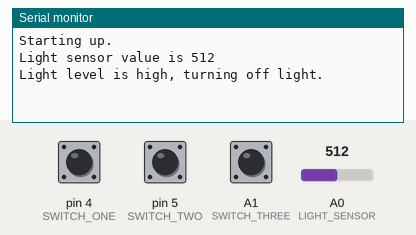
Simulated run of this sketch. Board: Arduino Uno, built with avr-gcc and run on an emulated ATmega328P. Shown: the last lines printed to the serial monitor. Inputs (shaded band) come from the test bench; at power-on: A0 (LIGHT_SENSOR) = 512, pin 4 (SWITCH_ONE) HIGH, pin 5 (SWITCH_TWO) HIGH, A1 (SWITCH_THREE) HIGH.

Above: at 1.2 s.
1.3 s: A0 (LIGHT_SENSOR) set to 105
At 2.5 s:
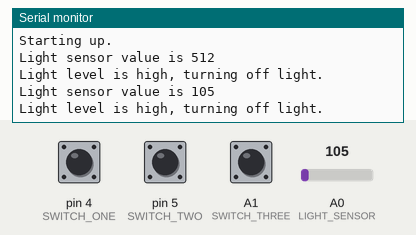
2.8 s: A0 (LIGHT_SENSOR) set to 90
At 3.9 s:
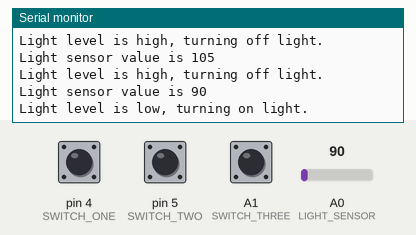
Timing chart, 0 to 5.8 s (numbered marks = the images above; inputs shaded):
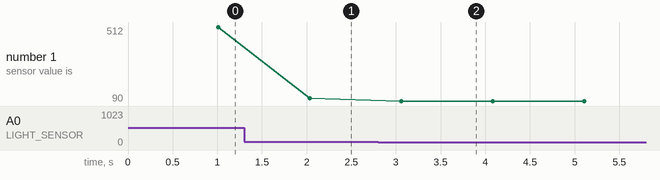

Measured:
- the behaviour switches between 100 and 99 on A0 (LIGHT_SENSOR) (found by bisection; images 1 and 2)
- after the input at 1.3 s, the serial monitor: prints a new line after 0.74 s (image 1)
- after the input at 2.8 s, the serial monitor: prints a new line after 0.26 s (image 2)
- plotted number 1: 512 → 105 after the input at 1.3 s, 105 → 90 after the input at 2.8 s

The sketch:

lightcontroller.ino
```cpp
// (licence header left out)
/* ---------------------------- Defines ---------------------------- */
#define LED_ONE      0
#define LED_TWO      1
#define LED_THREE    2
#define LED_FOUR     3
#define SWITCH_ONE   4
#define SWITCH_TWO   5
#define SWITCH_THREE A1
#define LIGHT_SENSOR A0

#define LOOP_DELAY   10
#define PRESS_LENGTH 100

#define LOW_LIGHT    100

/* ----------------------------- Enums ----------------------------- */

enum switchStates_e {
    DONE,
    PRESS,
    FINISHED
};

/* ------------------------ Local Variables ------------------------ */


static uint8_t switchStateOne   = DONE;
static uint8_t switchStateTwo   = DONE;
static uint8_t switchStateThree = DONE;


static uint8_t count2 = 0;
static uint8_t count1 = 0;

static uint8_t count3 = 0;

/* --------------------------- Functions --------------------------- */

void setup()
{
    // debugging
    Serial.begin(57600);

    // Set up inputs
    pinMode(SWITCH_ONE,INPUT_PULLUP);
    pinMode(SWITCH_TWO,INPUT_PULLUP);
    pinMode(SWITCH_THREE,INPUT_PULLUP);

    /* turn the center light on as a signal that everything is good. */
    digitalWrite(LED_TWO, HIGH);
    digitalWrite(LED_FOUR,HIGH);

    Serial.println("Starting up.");
}

void loop() {

    uint8_t pinstate1 = digitalRead(SWITCH_ONE);
    uint8_t pinstate2 = digitalRead(SWITCH_TWO);
    uint8_t pinstate3 = digitalRead(SWITCH_THREE);

    if ( !pinstate1 )
    {
        /* Button one pressed */
        if (switchStateOne == DONE )
        {
            digitalWrite(LED_ONE,!digitalRead(LED_ONE));
            switchStateOne = PRESS;
            count1 = 0;
            Serial.println("Button one pressed, light set on and state set to PRESS");
        }
        else if ( switchStateOne == PRESS )
        {
            if ( count1 < PRESS_LENGTH )
            {
                count1++;
            }
            else
            {
                switchStateOne = FINISHED;
                digitalWrite(LED_TWO, digitalRead(LED_ONE));
                digitalWrite(LED_THREE, digitalRead(LED_ONE));
                Serial.println("Button one pressed for " + String(count1) + " counts, now setting all lights.");
            }
        }
    }
    else
    {
        switchStateOne = DONE;
    }

    if ( !pinstate2 )
    {
        /* Button two pressed */
        if (switchStateTwo == DONE )
        {
            digitalWrite(LED_THREE,!digitalRead(LED_THREE));
            switchStateTwo = PRESS;
            count2 = 0;
            Serial.println("Button two pressed, light set on and state set to PRESS");
        }
        else if ( switchStateTwo == PRESS )
        {
            if ( count2 < PRESS_LENGTH )
            {
                count2++;
            }
            else
            {
                switchStateTwo = FINISHED;
                digitalWrite(LED_ONE, digitalRead(LED_THREE));
                digitalWrite(LED_TWO, digitalRead(LED_THREE));
                Serial.println("Button two pressed for " + String(count1) + " counts, now setting all lights.");
            }
        }
    }
    else
    {
        switchStateTwo = DONE;
    }

    if ( !pinstate3 )
    {
        if( switchStateThree == DONE )
        {
            uint8_t tmpval = !digitalRead(LED_TWO);
            Serial.println("Button three pressed, light set on and state set to PRESS");
            digitalWrite(LED_TWO, tmpval); // Sets oposite of center (ie off to on)
            digitalWrite(LED_ONE, tmpval); // Sets to same state as center
            digitalWrite(LED_THREE, tmpval); // Sets to same state as center
            switchStateThree = FINISHED;
        }
    }
    else
    {
        switchStateThree = DONE;
    }

    if ( count3 > PRESS_LENGTH )
    {
      Serial.println("Light sensor value is " + String(analogRead(LIGHT_SENSOR)));
      if ( analogRead(LIGHT_SENSOR) < LOW_LIGHT )
      {
        digitalWrite(LED_FOUR,HIGH);
        Serial.println("Light level is low, turning on light.");
      }
      else
      {

        Serial.println("Light level is high, turning off light.");
        digitalWrite(LED_FOUR,LOW);
      }
      count3 = 0;
    }
    else
    {
      count3++;
    }

    delay(LOOP_DELAY);
}
```
